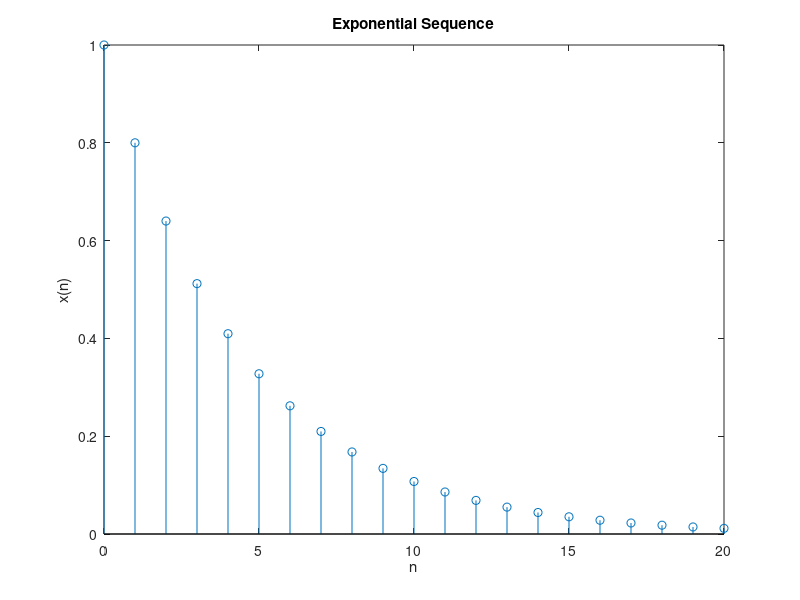

Source code (MATLAB):
%Exponential sequence:

N = 21;
n = 0:1:N-1;
x2 = 0.8.^(n);
%plot(2);
stem(n, x2);
xlabel('n');
ylabel('x(n)');
title('Exponential Sequence');